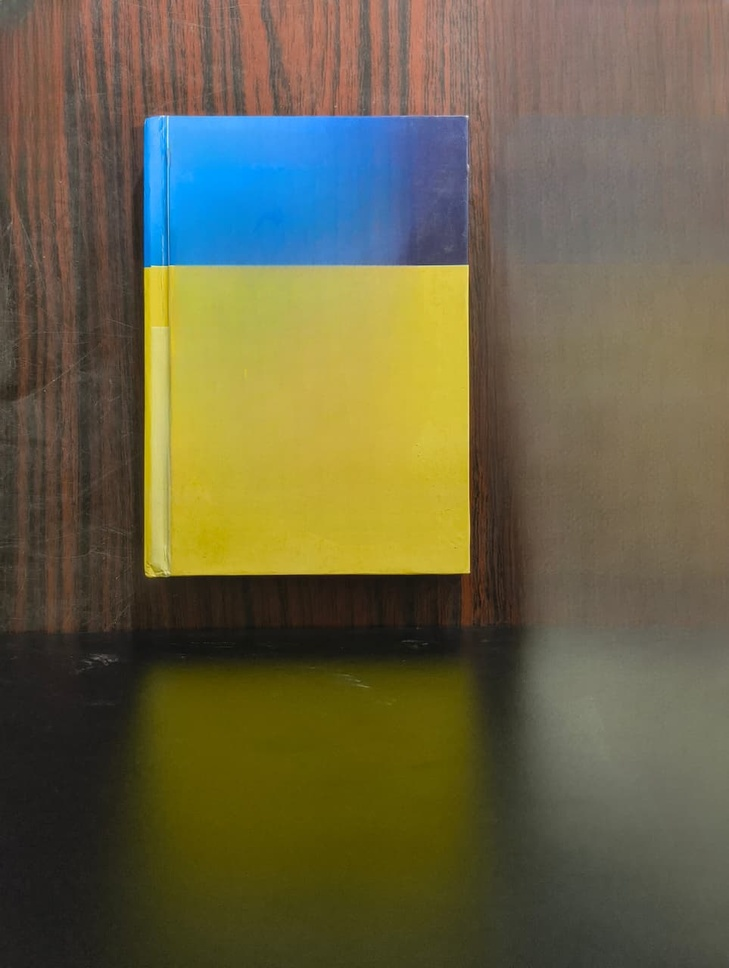
#> input picture CATEGORY A/A2/images/a2_calib.jpg, 729 x 968 px, shrunk from 963 x 1280 before the run
$ python -i camera_utils.py   (imports and definitions only)
#> lines starting #> are read from the running program, lines starting #| are printed output that depends on the picture; after the words box and inside, x2 and y2 are one past the last pixel; in counts of white or black regions, pixels touching at a corner belong together
#> further down, picture is the input picture: shape (968, 729, 3); mean B, G, R 69.3, 99, 105
"""
camera_utils.py
----------------
Shared helper functions tailored for A2 Single-Image Photogrammetry.

This includes the robust contour selection logic (filtering out backgrounds
and selecting the largest valid object) required for accurate A2 measurement.
"""

import os
import cv2
import numpy as np

COLOR_REFERENCE = (0, 140, 255)   # Orange (BGR)
COLOR_TARGET = (0, 220, 0)        # Green (BGR)
COLOR_TEXT = (255, 255, 255)      # White


# [5 lines left out: function load_image, not called in this run]


def to_gray_blur(img, ksize=(5, 5)):
#> called with ksize = (5, 5)
    gray = cv2.cvtColor(img, cv2.COLOR_BGR2GRAY)
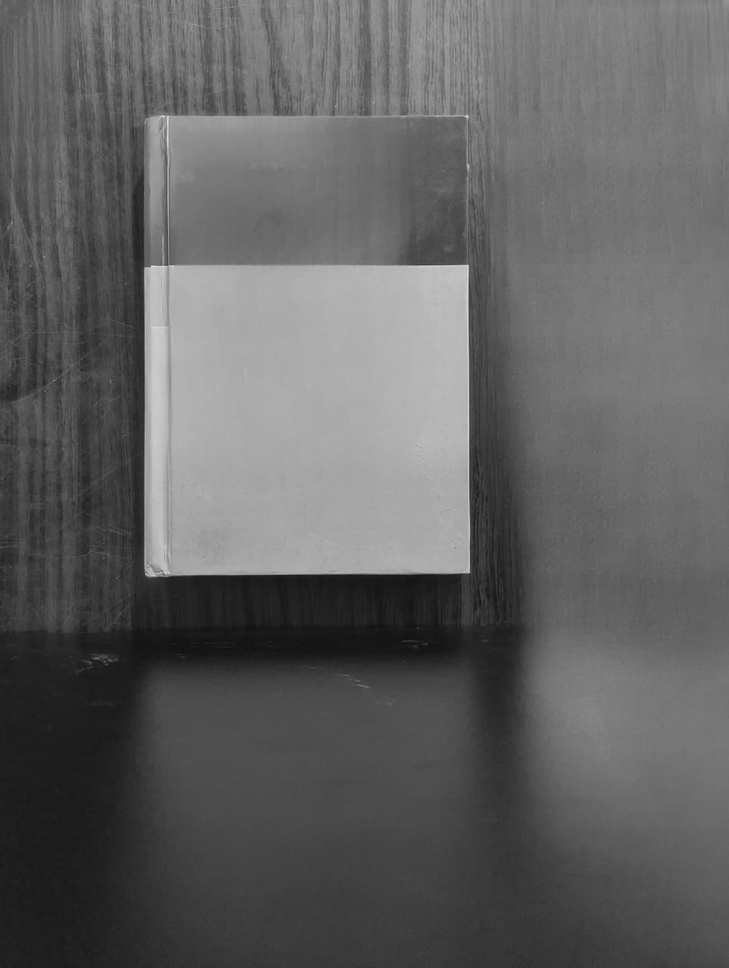
#> gray: shape (968, 729); min 13, max 231, mean 97.4
    return cv2.GaussianBlur(gray, ksize, 0)


def find_contours_all(img, canny_low=50, canny_high=150, dilate_iter=1):
    """Finds all contours using RETR_LIST."""
    gray = to_gray_blur(img)
    edged = cv2.Canny(gray, canny_low, canny_high)
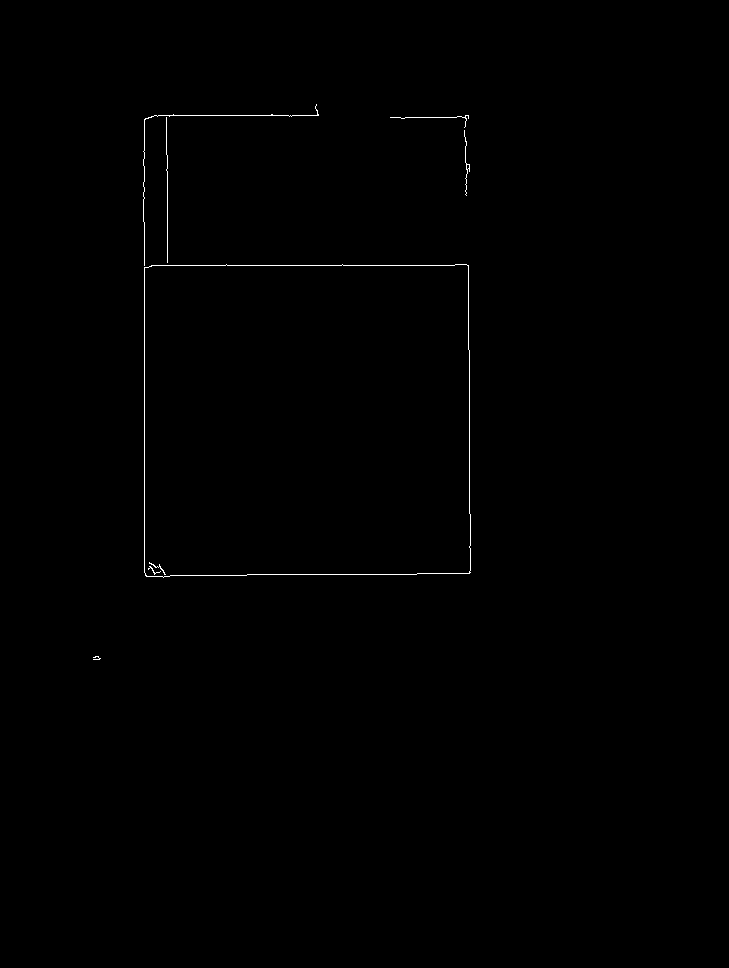
#> edged: shape (968, 729); 0.28% white in thin lines or dots, all inside (x1, y1, x2, y2) = (93, 104, 471, 660)
    edged = cv2.dilate(edged, None, iterations=dilate_iter)
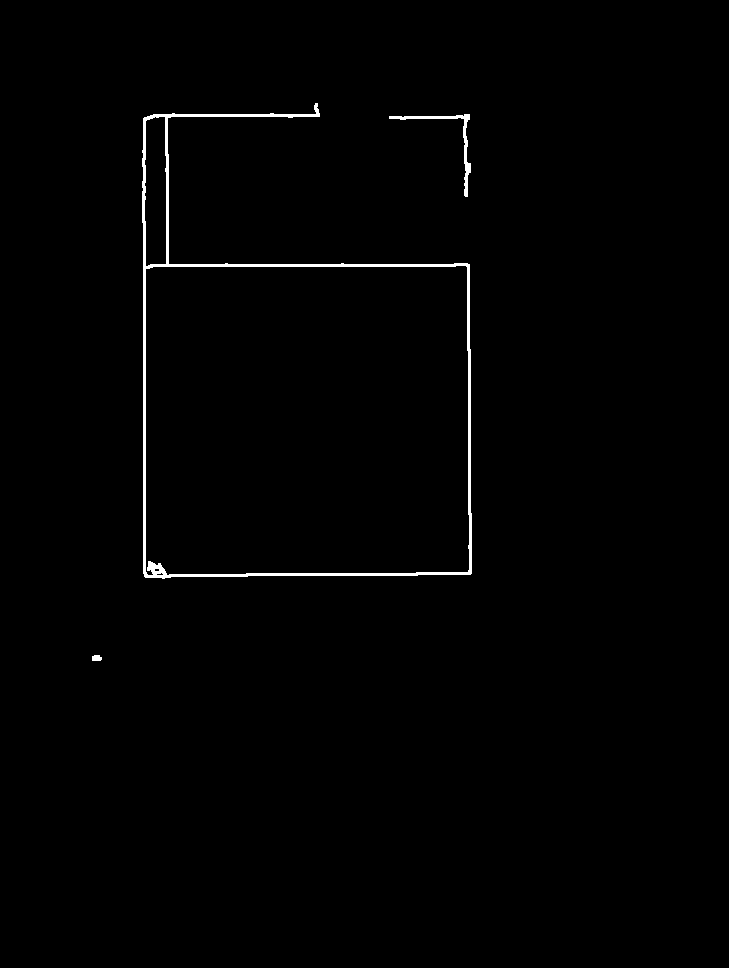
#> edged: shape (968, 729); 0.87% white; 3 white regions, box (x1, y1, x2, y2) and area: (142, 103, 472, 579) 5503, (389, 114, 471, 197) 556, (92, 655, 102, 661) 53
    edged = cv2.erode(edged, None, iterations=dilate_iter)
    contours, _ = cv2.findContours(edged.copy(), cv2.RETR_LIST, cv2.CHAIN_APPROX_SIMPLE)
#> contours = 7 contours, 1 with area under 20; largest, box (x1, y1, x2, y2) and area: (143, 104, 471, 578) 103933, (144, 264, 471, 577) 100341, (143, 115, 168, 268) 3434, (390, 115, 470, 196) 42, (155, 571, 165, 577) 37, (153, 567, 161, 573) 33
    return contours


# [83 lines left out: functions select_target_contour, _bbox_iou, _deduplicate_by_bbox_overlap, min_area_rect_dimensions, not called in this run]


def focal_length_from_known_distance(known_distance, known_width_real, known_width_px):
    return (known_width_px * known_distance) / known_width_real


def distance_from_focal_length(focal_length, known_width_real, perceived_width_px):
    return (known_width_real * focal_length) / perceived_width_px


def diagnose_contours(img):
    """Prints terminal diagnostics for contour selection debugging."""
    contours = find_contours_all(img)
    img_area = img.shape[0] * img.shape[1]
#> img_area = 705672

    print(f"\n[DEBUG] Found {len(contours)} total raw contours.")
#| [DEBUG] Found 7 total raw contours.
    contours = sorted(contours, key=cv2.contourArea, reverse=True)[:5]
#> contours = 5 contours; box (x1, y1, x2, y2) and area: (143, 104, 471, 578) 103933, (144, 264, 471, 577) 100341, (143, 115, 168, 268) 3434, (390, 115, 470, 196) 42, (155, 571, 165, 577) 37

    for i, c in enumerate(contours):
        area = cv2.contourArea(c)
        x, y, w, h = cv2.boundingRect(c)
        borders = sum([x <= 5, y <= 5, (x+w) >= img.shape[1]-5, (y+h) >= img.shape[0]-5])
        frac = (area / img_area) * 100
        print(f"  #{i}: Area={area:.0f} ({frac:.1f}% of frame), Borders touched={borders}")
#> this loop made 5 passes
#> (area, x, y, w, h, frac) on passes 1 to 5: (103933, 143, 104, 328, 474, 14.73), (100341, 144, 264, 327, 313, 14.22), (3433.5, 143, 115, 25, 153, 0.487), (41.5, 390, 115, 80, 81, 0.00588), (37, 155, 571, 10, 6, 0.00524)
#|   #0: Area=103933 (14.7% of frame), Borders touched=0
#|   #1: Area=100341 (14.2% of frame), Borders touched=0
#|   #2: Area=3434 (0.5% of frame), Borders touched=0
#|   #3: Area=42 (0.0% of frame), Borders touched=0
#|   #4: Area=37 (0.0% of frame), Borders touched=0
    print("")


# [25 lines left out: functions put_label, draw_rotated_box, save_image, not called in this run]

>>> import cv2
>>> picture = cv2.imread('../images/a2_calib.jpg')
>>> result = diagnose_contours(picture)

$ run again, on CATEGORY A/A2/images/new_image.jpg
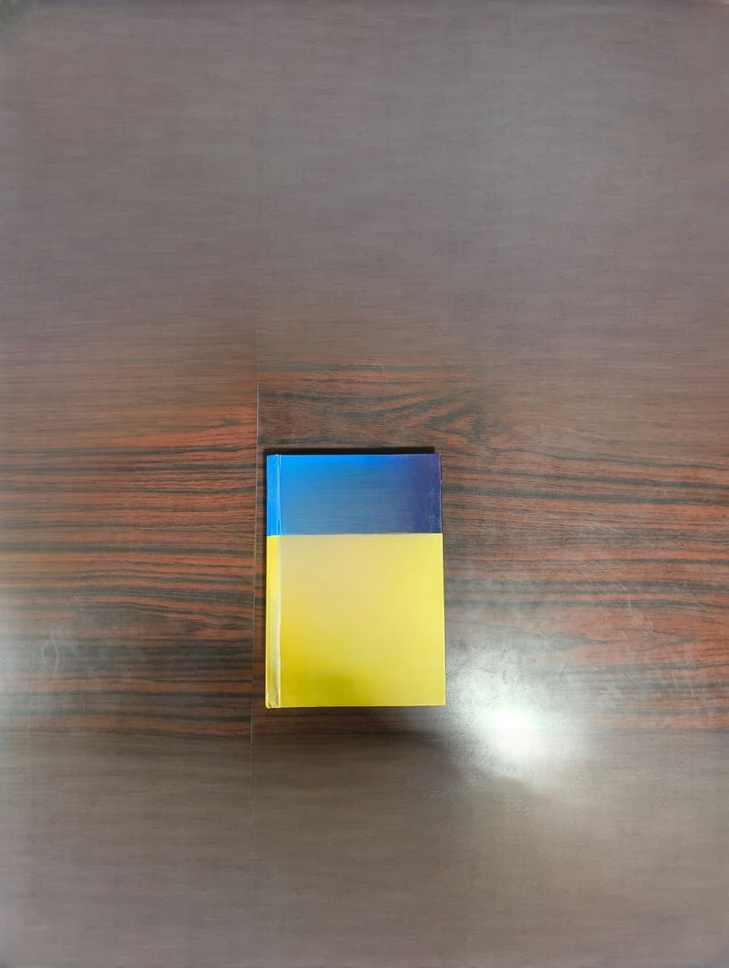
#> input picture CATEGORY A/A2/images/new_image.jpg, 729 x 968 px, shrunk from 963 x 1280 before the run
#> picture is the input picture: shape (968, 729, 3); mean B, G, R 108, 117.9, 130.2
#> in find_contours_all, `edged = cv2.Canny(gray, canny_low, canny_high)`:
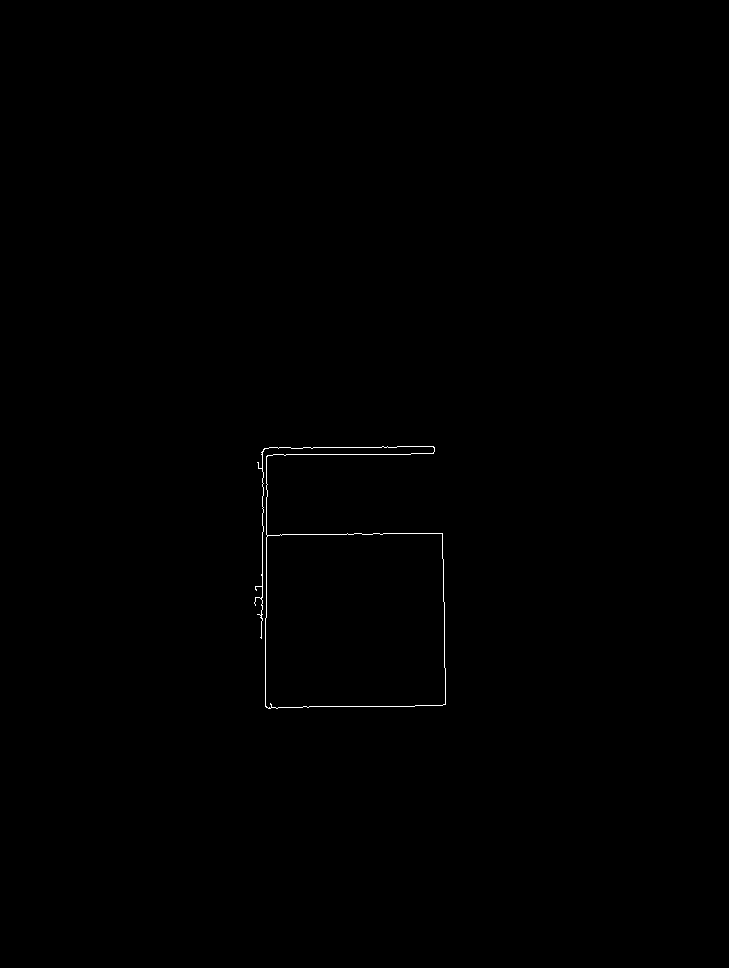
#> edged: shape (968, 729); 0.19% white in thin lines or dots, all inside (x1, y1, x2, y2) = (254, 446, 446, 709)
#> in find_contours_all, `edged = cv2.dilate(edged, None, iterations=dilate_iter)`:
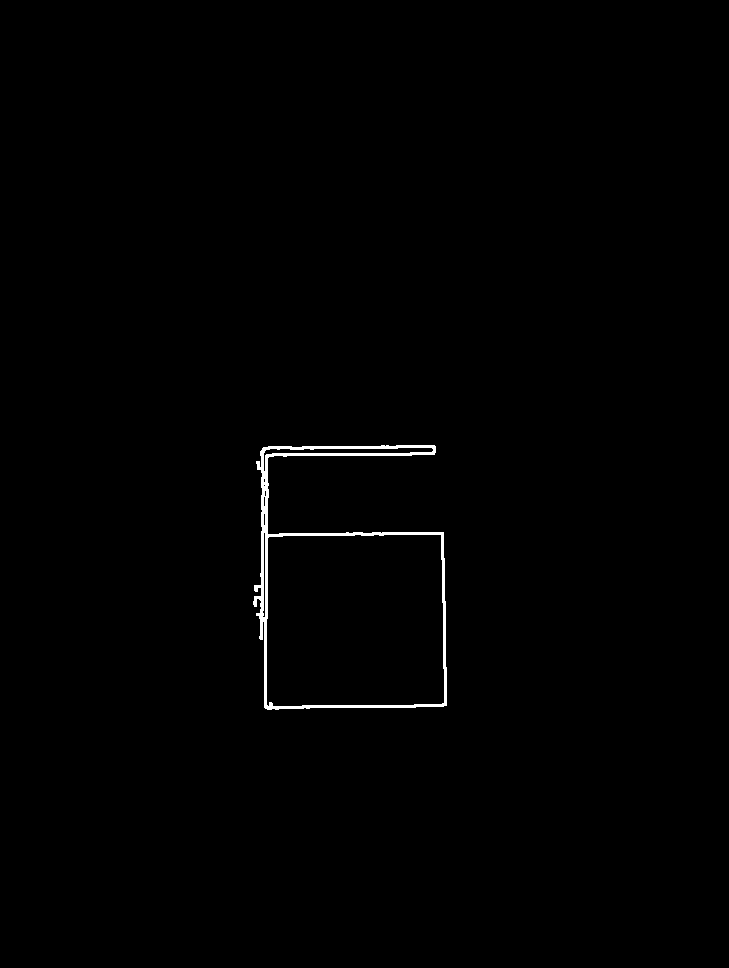
#> edged: shape (968, 729); 0.6% white; 1 white region, box (x1, y1, x2, y2) and area: (253, 445, 447, 710) 4227
#> in find_contours_all, `contours, _ = cv2.findContours(edged.copy(), cv2.RETR_LIST, cv2.CHAIN_..`: contours = 8 contours, 1 with area under 20; largest, box (x1, y1, x2, y2) and area: (254, 446, 446, 709) 32616, (265, 533, 446, 708) 30705, (262, 446, 435, 473) 1265, (261, 531, 267, 619) 354, (262, 489, 268, 508) 71, (262, 512, 267, 527) 54, (262, 477, 267, 484) 22
#| [DEBUG] Found 8 total raw contours.
#> in diagnose_contours, `contours = sorted(contours, key=cv2.contourArea, reverse=True)[:5]`: contours = 5 contours; box (x1, y1, x2, y2) and area: (254, 446, 446, 709) 32616, (265, 533, 446, 708) 30705, (262, 446, 435, 473) 1265, (261, 531, 267, 619) 354, (262, 489, 268, 508) 71
#> the loop in diagnose_contours, `for i, c in enumerate(contours):` made 5 passes
#> (area, x, y, w, h, frac) on passes 1 to 5: (32615.5, 254, 446, 192, 263, 4.62), (30705, 265, 533, 181, 175, 4.35), (1265, 262, 446, 173, 27, 0.179), (353.5, 261, 531, 6, 88, 0.0501), (71, 262, 489, 6, 19, 0.0101)
#> (printed output is left out)
